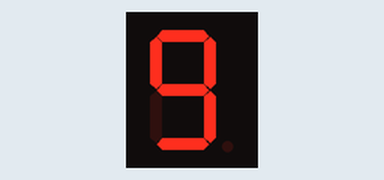
A sketch run on a simulated Arduino Uno, built with avr-gcc and run on an emulated ATmega328P. Parts: 1-digit seven-segment display. Wiring (inferred from the names in the program): 1-digit 7-segment display, segments lit when LOW: segments pin 2, pin 3, pin 4, pin 5, pin 6, pin 7, pin 8, pin 9. The segment pins are drawn as the display they are named for.

Above: at 0.1 s.
At 1.1 s:
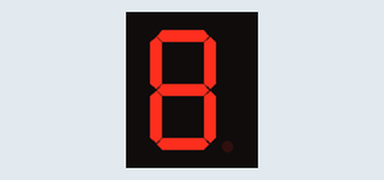
At 2.1 s:
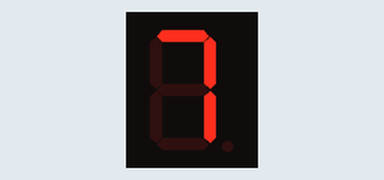
At 4.1 s:
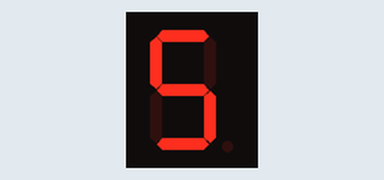
At 6.1 s:
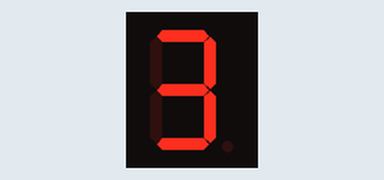
At 9.1 s:
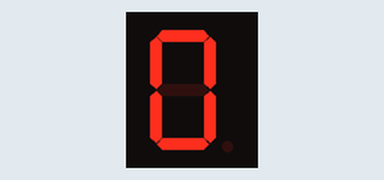

The sketch:

seven_segment_display.ino
```cpp
// Author: Chat-Gpt
// Description: printing count from 9 to 0 in a seven segment display with a problem of no detail of the manufacture sheet
// Board: Arduino UNO
// Pins for 7-segment (Common Anode)
int segA = 2;
int segB = 3;
int segC = 4;
int segD = 5;
int segE = 6;
int segF = 7;
int segG = 8;
int segDP = 9;

// Segment patterns for numbers 0–9
// LOW = ON, HIGH = OFF (because common anode)
byte numbers[10][8] = {
  // a, b, c, d, e, f, g, dp
  {LOW, LOW, LOW, LOW, LOW, LOW, HIGH, HIGH},  // 0
  {HIGH, LOW, LOW, HIGH, HIGH, HIGH, HIGH, HIGH},  // 1
  {LOW, LOW, HIGH, LOW, LOW, HIGH, LOW, HIGH},   // 2
  {LOW, LOW, LOW, LOW, HIGH, HIGH, LOW, HIGH},   // 3
  {HIGH, LOW, LOW, HIGH, HIGH, LOW, LOW, HIGH},  // 4
  {LOW, HIGH, LOW, LOW, HIGH, LOW, LOW, HIGH},   // 5
  {LOW, HIGH, LOW, LOW, LOW, LOW, LOW, HIGH},    // 6
  {LOW, LOW, LOW, HIGH, HIGH, HIGH, HIGH, HIGH}, // 7
  {LOW, LOW, LOW, LOW, LOW, LOW, LOW, HIGH},     // 8
  {LOW, LOW, LOW, LOW, HIGH, LOW, LOW, HIGH}     // 9
};

void setup() {
  pinMode(segA, OUTPUT);
  pinMode(segB, OUTPUT);
  pinMode(segC, OUTPUT);
  pinMode(segD, OUTPUT);
  pinMode(segE, OUTPUT);
  pinMode(segF, OUTPUT);
  pinMode(segG, OUTPUT);
  pinMode(segDP, OUTPUT);
}

void loop() {
  // Count from 9 to 0
  for (int i = 9; i >= 0; i--) {
    displayNumber(i);
    delay(1000); // 1 second delay
  }
}

// Function to display a number
void displayNumber(int num) {
  digitalWrite(segA, numbers[num][0]);
  digitalWrite(segB, numbers[num][1]);
  digitalWrite(segC, numbers[num][2]);
  digitalWrite(segD, numbers[num][3]);
  digitalWrite(segE, numbers[num][4]);
  digitalWrite(segF, numbers[num][5]);
  digitalWrite(segG, numbers[num][6]);
  digitalWrite(segDP, numbers[num][7]);
}
```

Measured:
- by itself, everything shown: repeats every 10.0 s, in 10 steps
- what the display in image 1 shows lasts 1.0 s, from 1.0 s to 2.0 s
